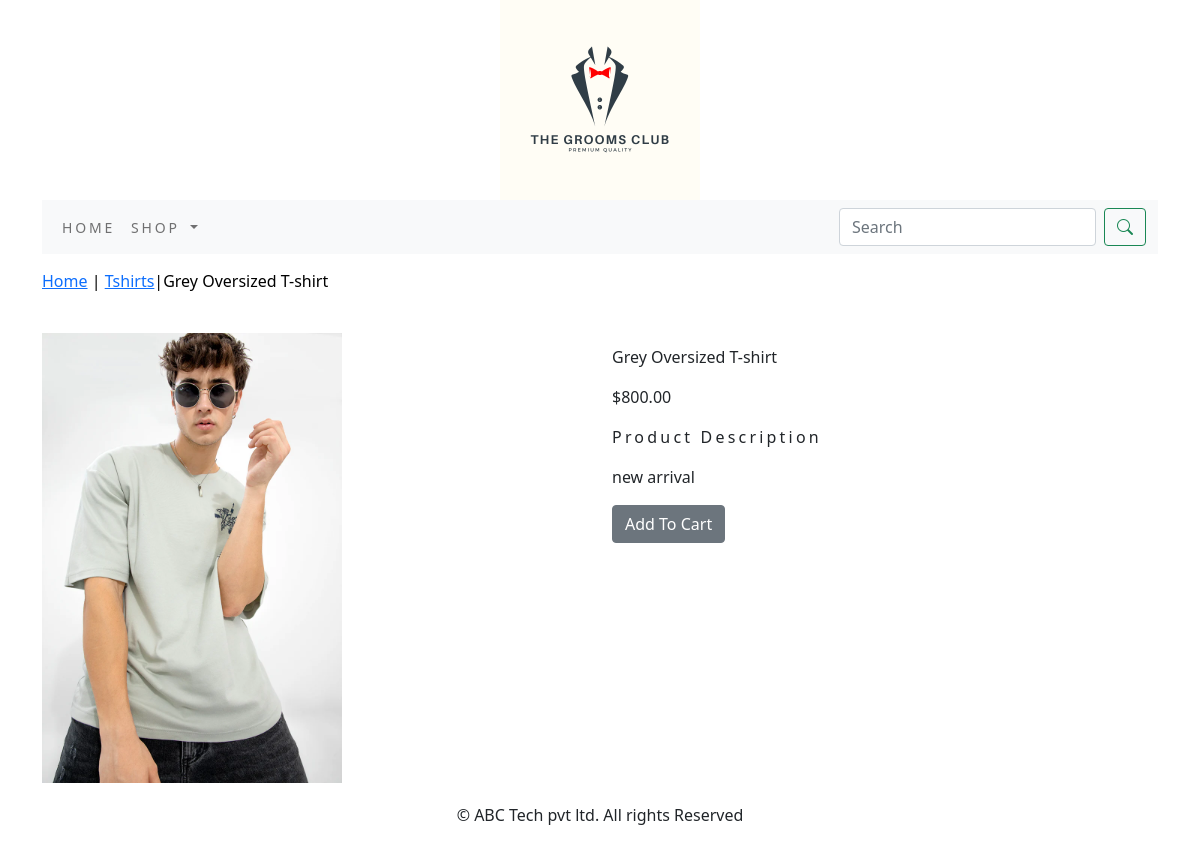
The app's page /shop/tshirts/grey-oversized-t-shirt/ with its own data.
### shop/models.py (models this page shows, shortened)
class Product (models.Model):
    name = models.CharField(max_length=250, unique=True)
    slug = models.SlugField(max_length=250, unique=True)
    description=models.TextField(blank=True)
    price=models.DecimalField(max_digits=10,decimal_places=2)
    category=models.ForeignKey(Category,on_delete=models.CASCADE)
    image = models.ImageField(upload_to='product',blank=True)
    stock=models.IntegerField()
    available=models.BooleanField(default=True)
    created=models.DateTimeField(auto_now_add=True)
    updated=models.DateTimeField(auto_now_add=True)
    class Meta:
        ordering=('name',)
        verbose_name='product'
        verbose_name_plural='products'

class Category(models.Model):
    name=models.CharField(max_length=250,unique=True)
    slug=models.SlugField(max_length=250,unique=True)
    description=models.TextField(blank=True)
    image=models.ImageField(upload_to='category',blank=True)
    class Meta:
        ordering=('name',)
        verbose_name='category'
        verbose_name_plural='categories'
    def get_url(self):
        return reverse('shop:products_by_category',args=[self.slug])
    def __str__(self):
        return '{}'.format(self.name)

### shop/views.py (the view)
# urls.py: path('<slug:c_slug>/<slug:product_slug>/', views.proDetail, name='prodCatdetail'),
def proDetail(request,c_slug,product_slug):
    try:
        product=Product.objects.get(category__slug=c_slug,slug=product_slug)
    except Exception as e:
        raise e
    return render(request,'product.html',{'product':product})

### cart/context_processors.py (called while the page is built)
def counter (request):
    item_count=0
    if 'admin' in request.path:
        return {}
    else:
        try:
            cart=Cart.objects.filter(cart_id=_cart_id(request))
            cart_items=CartItem.objects.all().filter(cart=cart[:1])
            for cart_item in cart_items:
                item_count += cart_item.quantity
        except Cart.DoesNotExist:
            item_count=0
    return dict(item_count=item_count)

### cart/views.py (called while the page is built)
def _cart_id(request):
    cart=request.session.session_key
    if not cart:
        cart=request.session.create()
    return cart

### shop/context_processors.py (called while the page is built)
def menu_links(request):
    links=Category.objects.all()
    return dict(links=links)

### templates/product.html (shortened to what this page needs)
{% extends 'base.html' %}
{% load static %}
{% block content %}
<div class="row my_prod_row_class">
    <div class="mx_auto">
        <p><a href="{% url 'shop:allProdCat' %}">Home</a> | <a href="{{product.category.get_url}}">{{product.category}}</a>|{{product.name}}</p>
    </div>
<div class="container">
<br>
<div class="row">
    <div class="col-12 col-sm-12 co-md-12 col-lg-6 text-centre">
        <div style="min-width:18rem;" >
            <img src="{{product.image.url}}" alt="{{product.name}}" style="max-width: 300px; height: auto;">
        </div>
    </div>
    <div class="col-12 col-sm-12 co-md-12 col-lg-6">
          <div>
          <h1 class="my_prod_title">{{product.name}}</h1>
          <p>${{product.price}}</p>
          <p class="my_title">Product Description</p>
          <p class="text-justify my_prod_text">{{product.description}}</p>
          {% if product.stock <= 0 %}
          <p class="text-justify my_prod_text"><b>Out Of Stock</b></p>
          {% else %}
          <a class="btn btn-secondary" href="{% url 'cart:add_cart' product.id %}">Add To Cart</a>
          {% endif %}
          </div>
      </div>
  </div>
</div>
</div>
{% endblock %}

### static/css/custom.css (style rules this page uses)
body { font-family: 'Roboto', sans-serif; }
.my_title { font-size :16px; text_transform :uppercase; letter-spacing :.2em; }
.my_prod_row_class { padding-top:15px; padding-bottom:20px; }
.my_prod_row_class .mx_auto { color:#000; font-size:12px text-decoration:none; }
.my_prod_title { padding-top:15px; padding-bottom:10px; text_transform :uppercase; font-size :16px; }
.my_prod_text { padding-right:20px; }

### records on screen
Product: category "Tshirts", name "Grey Oversized T-shirt", image (picture), price "800.00", description "new arrival"
